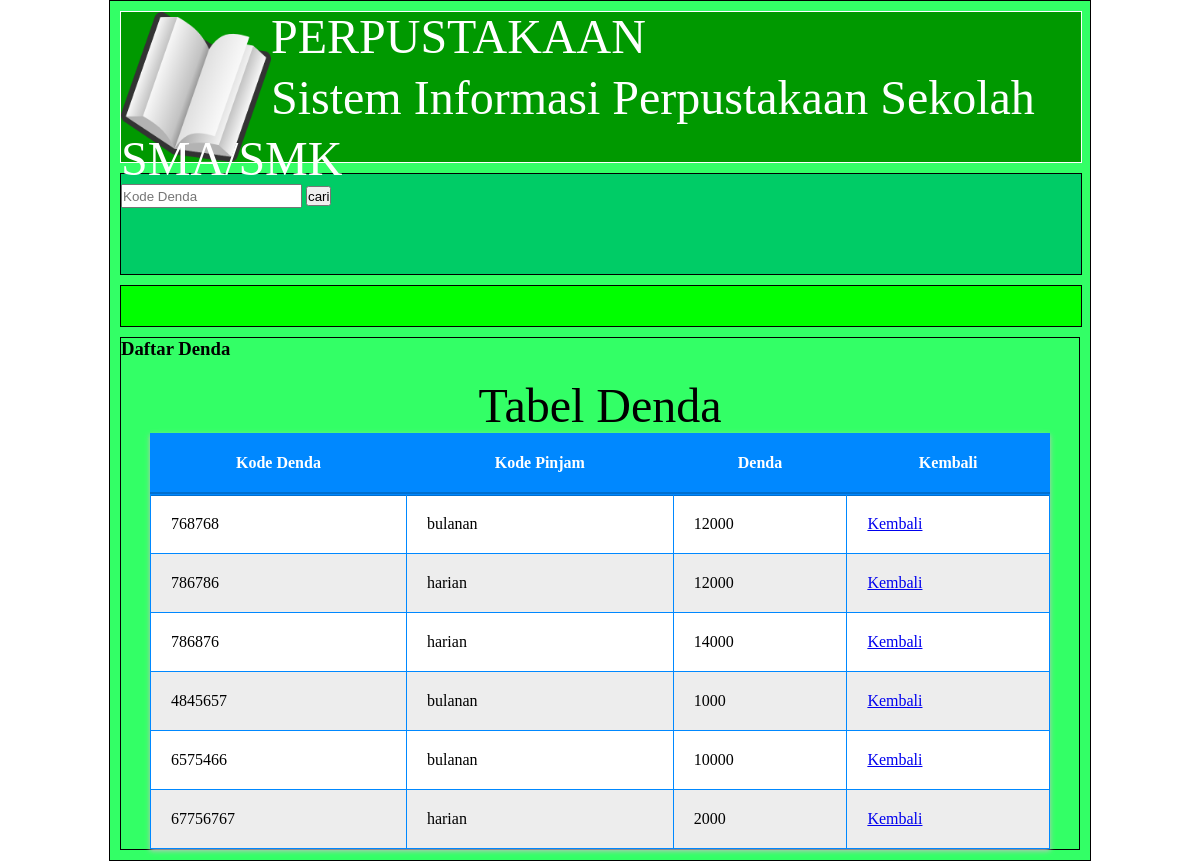
The page /denda1.php (signed in) on the database its author committed.
### tables this page shows
CREATE TABLE IF NOT EXISTS `denda` (
  `Kddenda` int(6) NOT NULL,
  `Jns_denda` varchar(20) NOT NULL,
  `Denda` varchar(20) NOT NULL,
  PRIMARY KEY (`Kddenda`)
);

### denda1.php (the view, shortened to what this page needs)
<?php
if(!isset($_SESSION['Nama'])){
    header("location:login.php");
}else{
?>
<!DOCTYPE html>
<html>
<head>
	<link rel="stylesheet" type="text/css" href="bukudesain.css">
</head>
<body>
<div class="wrapper">
	<div class="header">
	<div class="gambar1"><img src="gambar/Sistem_Informasi_Perpustakaan_Online.png" width="150" height="150"></div>
	<font size="70">PERPUSTAKAAN</font><br>
    <font size="30">Sistem Informasi Perpustakaan Sekolah SMA/SMK</font>
	</div>
    <div class="cari">
<form method="post" action="">
	<input type="text" name="nl" placeholder="Kode Denda" class="tet">
	<input type="submit" name="cari" value="cari" class="btn"><br>
</form>
</div>
<div class="menu">
	</div>
	<div class="content"> <h3>Daftar Denda </h3> <br>
<center><font size="30">Tabel Denda</font></center>
<?php
if(isset($_POST['cari'])){
	$nl=$_POST['nl'];
	$denda=mysql_query("SELECT*FROM Denda WHERE Kddenda='$nl'");
}
else{
    $denda=mysql_query("SELECT*FROM Denda ORDER BY Kddenda asc");
}
	echo"<div class='a'><center><table border=1 bgcolor=white width=900></center>";
	echo"
	<tr>
	<thead>
	<tr>
	<th><font color=><center>Kode Denda<center></font></th>
	<th><font color=><center>Kode Pinjam<center></font></th>
	<th><font color=><center>Denda<center></font></th>
	<th><font color=><center>Kembali<center></font></th>
	</tr>
	</thead>
	</tr>
	<tr>";
	while ($data=mysql_fetch_array($denda)) {
		echo"<td>".$data['Kddenda']."</td>";
		echo"<td>".$data['Jns_denda']."</td>";
		echo"<td>".$data['Denda']."</td>";
		echo "<td><a href='pinjam1.php'>Kembali</a></td>";
	echo"</tr> </div>";
}
?>
	 </body>
</html>
<?php } ?>

### bukudesain.css (style rules this page uses)
* { margin:0%; padding: 0%; }
.wrapper { width: 80%; margin:0px auto; height: auto; border:1px solid; padding: 10px; background:#33FF66; }
.header { width: 100%; height: 150px; border:1px solid; margin-bottom: 10px; text-align: left; font-size:; background:#009900; color:white; line-height: 50px; }
.cari { width: 100%; height: 100px; border:1px solid; margin-bottom: 10px; background:#00CC66; }
.menu { width: 100%; height: 40px; border:1px solid; background:#00FF00; font-family:Arial, Helvetica, sans-serif; margin-bottom: 10px; }
.content { height: auto; width: auto; border:1px solid; }
.gambar1 { float: left; height:100px; width:150px; }
input { height: 20px; margin-top: 10px; }
.a table { background-color: white; border:1px solid #0088ff; border-collapse: collapse; box-shadow: 0px 2px 5px silver; }
.a table thead { background: #0088ff; color: white; border-bottom: 4px solid #006fd0; }
.a table th, td { padding: 20px; }

### rows shown on the page
denda: Kddenda "768768", Jns_denda "bulanan", Denda "12000"
denda: Kddenda "786786", Jns_denda "harian", Denda "12000"
denda: Kddenda "786876", Jns_denda "harian", Denda "14000"
denda: Kddenda "4845657", Jns_denda "bulanan", Denda "1000"
denda: Kddenda "6575466", Jns_denda "bulanan", Denda "10000"
denda: Kddenda "67756767", Jns_denda "harian", Denda "2000"
